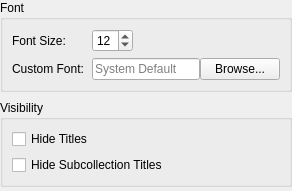
<?xml version="1.0" encoding="UTF-8"?>
<ui version="4.0">
 <class>AppearanceTitlesPanel</class>
 <widget class="QWidget" name="AppearanceTitlesPanel">
  <layout class="QVBoxLayout" name="rootLayout">
   <property name="leftMargin"><number>0</number></property>
   <property name="topMargin"><number>0</number></property>
   <property name="rightMargin"><number>0</number></property>
   <property name="bottomMargin"><number>0</number></property>
   <property name="spacing"><number>8</number></property>
   <item>
    <widget class="QGroupBox" name="appearanceTitlesFontGroupBox">
     <property name="title"><string>Font</string></property>
     <layout class="QFormLayout" name="appearanceTitlesFontFormLayout">
      <property name="horizontalSpacing"><number>8</number></property>
      <property name="verticalSpacing"><number>6</number></property>
      <property name="fieldGrowthPolicy"><enum>QFormLayout::FieldGrowthPolicy::ExpandingFieldsGrow</enum></property>
      <item row="0" column="0"><widget class="QLabel" name="label_titles"><property name="text"><string>Font Size:</string></property></widget></item>
      <item row="0" column="1"><widget class="QSpinBox" name="fontSizeSpinBox"><property name="minimumWidth"><number>110</number></property><property name="toolTip"><string>Font size for item titles</string></property><property name="minimum"><number>8</number></property><property name="maximum"><number>72</number></property><property name="value"><number>12</number></property></widget></item>
      <item row="1" column="0"><widget class="QLabel" name="label_customFont"><property name="text"><string>Custom Font:</string></property></widget></item>
      <item row="1" column="1">
       <layout class="QHBoxLayout" name="customFontLayout">
        <item><widget class="QLineEdit" name="customFontEdit"><property name="toolTip"><string>Custom font family for item titles (leave empty for system default)</string></property><property name="placeholderText"><string>System Default</string></property></widget></item>
        <item><widget class="QPushButton" name="browseFontButton"><property name="text"><string>Browse...</string></property><property name="toolTip"><string>Select a font family</string></property></widget></item>
       </layout>
      </item>
     </layout>
    </widget>
   </item>
   <item>
    <widget class="QGroupBox" name="appearanceTitlesVisibilityGroupBox">
     <property name="title"><string>Visibility</string></property>
     <layout class="QVBoxLayout" name="appearanceTitlesVisibilityLayout">
      <property name="spacing"><number>6</number></property>
      <item><widget class="QCheckBox" name="hideTitlesCheckBox"><property name="toolTip"><string>Hide titles for this collection</string></property><property name="text"><string>Hide Titles</string></property></widget></item>
      <item><widget class="QCheckBox" name="hideSubcollectionTitlesCheckBox"><property name="toolTip"><string>Hide titles for subcollections</string></property><property name="text"><string>Hide Subcollection Titles</string></property></widget></item>
     </layout>
    </widget>
   </item>
   <item><spacer name="appearanceTitlesVerticalSpacer"><property name="orientation"><enum>Qt::Orientation::Vertical</enum></property><property name="sizeHint" stdset="0"><size><width>20</width><height>4</height></size></property></spacer></item>
  </layout>
 </widget>
 <resources/>
 <connections/>
</ui>
